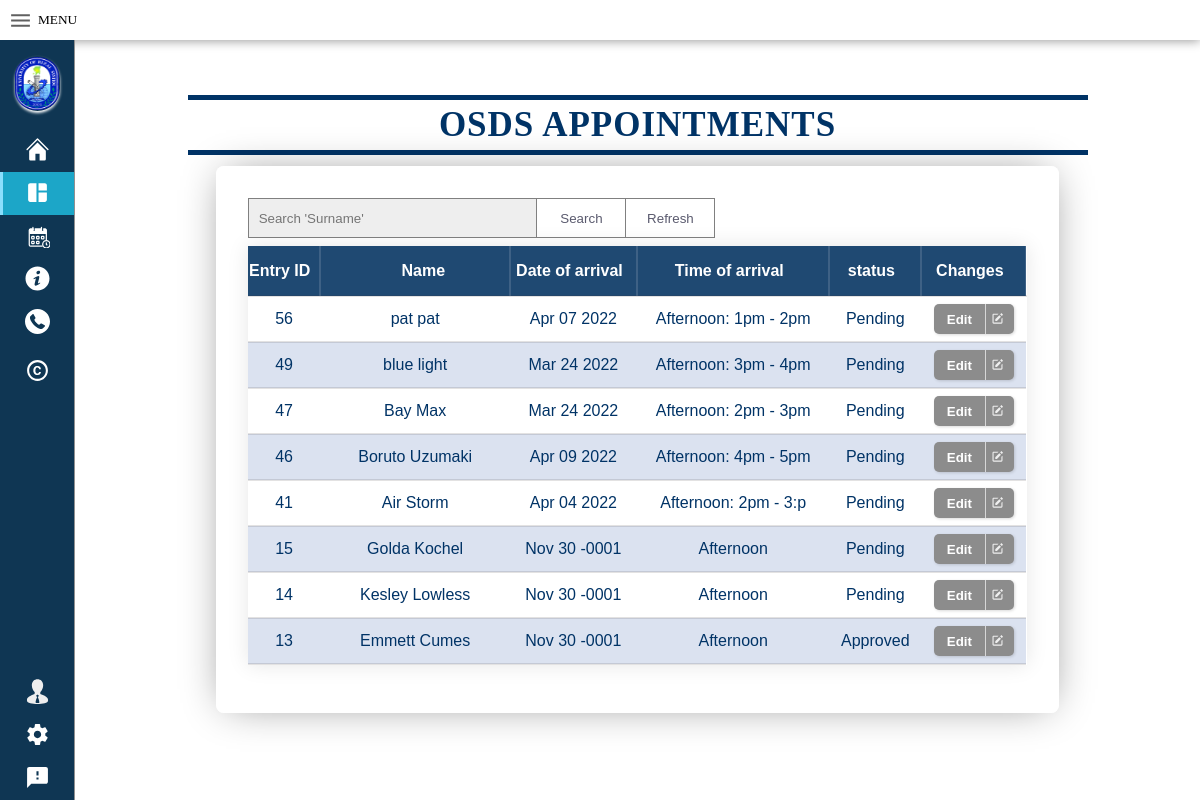
Page /OSDS_appointment_list.php on the earlier database version.
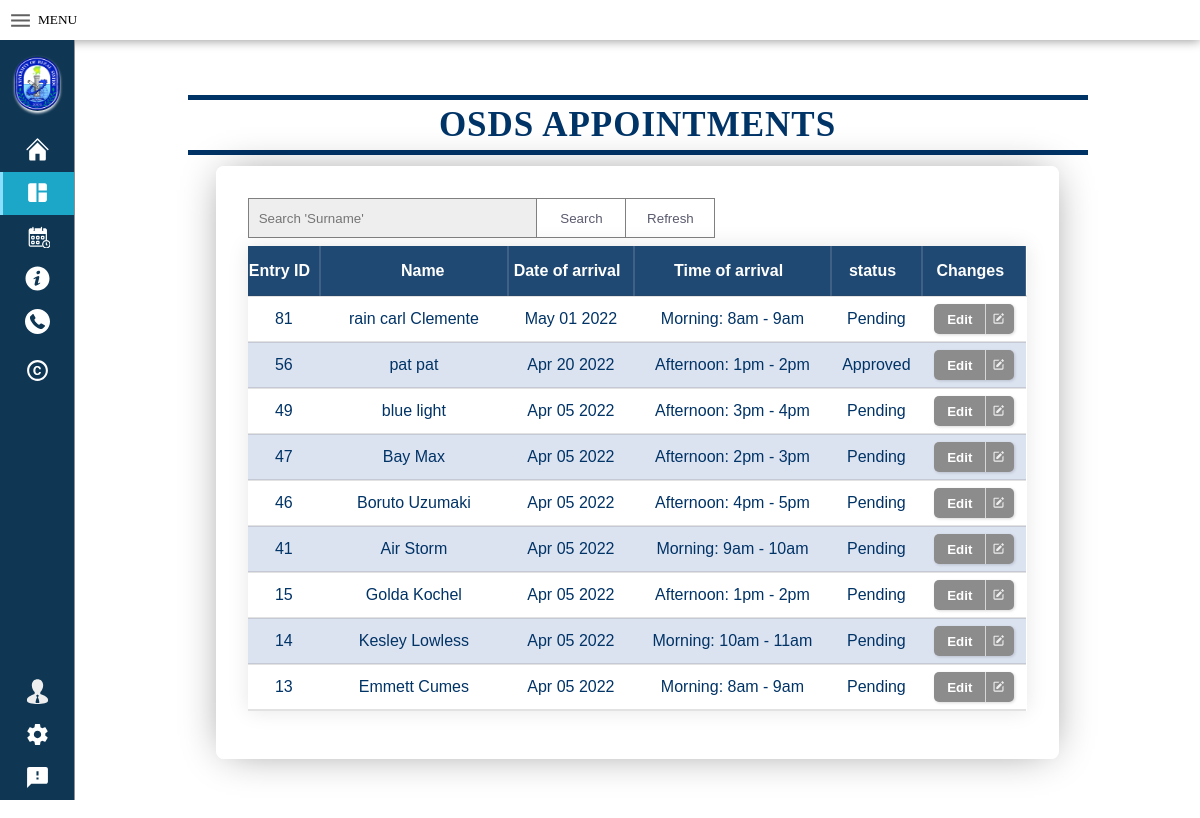
Same page on the later database version.
### tables this page shows
CREATE TABLE `stakeholders` (
  `id` int(11) NOT NULL,
  `first_name` varchar(20) NOT NULL,
  `last_name` varchar(20) NOT NULL,
  `category` varchar(50) NOT NULL,
  `address` varchar(20) NOT NULL,
  `contact_No` varchar(11) NOT NULL,
  `email` varchar(50) NOT NULL,
  `time` varchar(20) NOT NULL,
  `office` varchar(20) NOT NULL,
  `purpose_of_appoint` varchar(100) NOT NULL,
  `status` varchar(20) NOT NULL,
  `date` date NOT NULL,
  `validity_of_QR` date NOT NULL,
  `added_at` datetime NOT NULL DEFAULT current_timestamp()
);

### OSDS_appointment_list.php (the view, shortened to what the changed rows need)
<?php
$con = connection();
$sql = "SELECT * FROM stakeholders   WHERE office ='OSDS' ORDER BY id DESC";
?>
<!DOCTYPE html>
<html>
<head>
  <link rel="stylesheet" type="text/css" href="CSS/index.css"></link>
  <link rel="stylesheet" type="text/css" href="CSS/view_appointment.css"></link>
</head>
<body>
  <header class="header">
      <div class="Welcome"><h1> Welcome to University of Rizal System Morong</h1></h1></div>
    </header>
        <div class="container">
        <div class="view-appoint">
          <div class="container-view-appointment">
                <?php
                   $client = $con->query($sql);
                   $row = $client->fetch_assoc();
                ?></div>
            <table>
                <thead>
                  <tr>
                    <th>Entry ID</th>
                    <th Class="name"> Name    </th>
                    <th>Date of arrival</th>
                    <th>Time of arrival</th>
                    <th>status</th>
                    <th>Changes</th>
                  </tr>
                </thead>
                <tbody>
                <?php do{?>
                  <tr class="data">
                    <td> <?php echo $row['id'];?> </td>
                    <td Class="tdname"> <?php echo $row['first_name'];?>
                         <?php echo $row['last_name'];?></td>
                    <td  pattern="mm/dd/yyyy">   <?php $orgDate =  $row['date'];
                                                          $newDate = new DateTime($orgDate);
                                                            echo $newDate->format('M d Y');
                                                    ?></td>
                    <td> <?php echo $row['time'];?></td>
                    <td> <?php echo $row['status'];?></td>
                    <td Class="details">
                        <button class="noselect" onclick="window.location.href='Login_entry.php?ID=<?php echo $row['id'];?>'"><span class='text'>Edit</span>
                        <span class="icon"></span></button>
                        </td>
                  </tr>
                <?php }while($row = $client->fetch_assoc()); ?>
                </tbody>
            </table>
          </div>
        </div>
      </div>
</body>
</html>

Differences in the rows shown:
added stakeholders: id "81", first_name "rain carl", last_name "Clemente", date "May 01 2022", time "Morning: 8am - 9am", status "Pending"
changed stakeholders "pat": date "Apr 07 2022" → "Apr 20 2022"; status "Pending" → "Approved"
changed stakeholders "blue": date "Mar 24 2022" → "Apr 05 2022"
changed stakeholders "Bay": date "Mar 24 2022" → "Apr 05 2022"
changed stakeholders "Boruto": date "Apr 09 2022" → "Apr 05 2022"
changed stakeholders "Air": date "Apr 04 2022" → "Apr 05 2022"; time "Afternoon: 2pm - 3:p" → "Morning: 9am - 10am"
changed stakeholders "Golda": date "Nov 30 -0001" → "Apr 05 2022"; time "Afternoon" → "Afternoon: 1pm - 2pm"
changed stakeholders "Kesley": date "Nov 30 -0001" → "Apr 05 2022"; time "Afternoon" → "Morning: 10am - 11am"
changed stakeholders "Emmett": date "Nov 30 -0001" → "Apr 05 2022"; time "Afternoon" → "Morning: 8am - 9am"; status "Approved" → "Pending"
